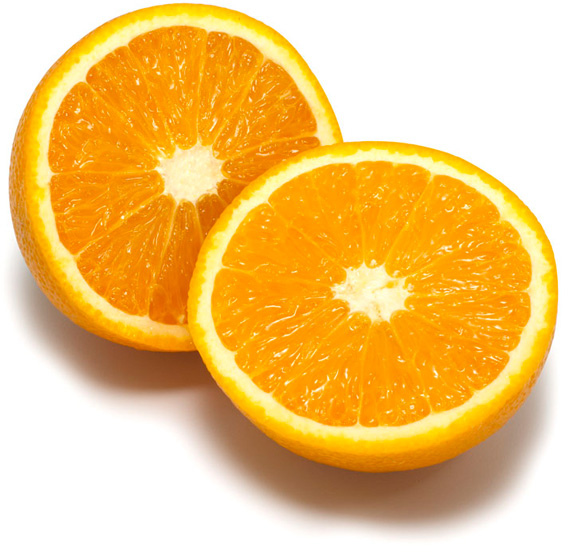
%> input picture Lab3/bildat_lab3/orange.jpg, 572 x 551 px
$ octave --eval "question1;"   (GNU Octave 9; MATLAB toolbox functions it lacks are replaced by stand-ins)
%> lines starting %> are read from the running program, lines starting %| are printed output that depends on the picture; in (x1, y1, x2, y2) boxes, pixels count from 0 and x2, y2 are one past the last pixel; in counts of white or black regions, pixels touching at a corner belong together; the program's own positions count from 1
### Lab3/functions/kmeans_segm.m
function [segmentation, centers, Lconv] = ...
         kmeans_segm(image, K, L, seed, method)
  err_limit = double(max(image, [], 'all') - min(image, [], 'all'))^2 / 256^2;
  % If L = 0, then run until converged (MSE < 1).
  % If Lconv > 0 then converged at Lconv = L.
  if nargin < 5
    method = 'k-means++';
  end
  if L == 0
    L = 100;
    until_converged = true;
  else
    until_converged = false;
  end
  if seed >= 0
    rng(seed);
  end

  Lconv = 0;
  % Check if image is already flattened.
  if ndims(image) == 2
    [height, channels] = size(image);
    width = 1;
    Ivec = image;
  else
    [height, width, channels] = size(image);
    Ivec = reshape(double(image), height * width, channels);
  end

  Avec = zeros([height * width, 1], "uint8");
  if strcmpi(method, 'forgy')
    % 'Using random points for initialization'
    % randi produces random integers [1,256] so subtract one for [0,255).
    Z = randi(height * width, K, 1);
    % Initialize centers from existing values instead of randomly
    % making them up to prevent unassigned clusters in the first round.
    centers = Ivec(Z, :);
  elseif strcmpi(method, 'k-means++')
    % 'Using K-means++ for initialization'
    % K-means++
    Z = randi(height * width, 1);
    centers = zeros(K, channels);
    centers(1, :) = Ivec(Z, :);

    for i = 2:K
      % Why does this work without sorting? Because if
      % D.^2 is a vector of squared distances, e.g.
      % [4 36 9 1 4 0 0 16 4 36] then the cumulative sum (normalized) is
      % [0.0364 0.3636 0.4455 0.4545 0.4909 0.4909 0.4909 0.6364 0.6727 1].
      % With a uniform random number generator [0,1), it is much more
      % likely to pick numbers that hit the gap between the first two values
      % than the gap between 0 and the first number. A number falling
      % between the two first numbers corresponds to index 2, which
      % corresponds to an index in Ivec that is far from the centers
      % picked so far.
      [D, ~] = pdist2(centers(1:i - 1, :), Ivec, 'euclidean', 'Smallest', 1);
      D = cumsum(D.^2);
      if D(end) == 0
        ME = MException('k_means_segm:badInitialization', ...
                        'All initial centers equal')
        throw(ME)
      end
      ix = find(rand < D/D(end), 1);
      centers(i, :) = Ivec(ix, :);
    end
  else
    ME = MException('k_means_segm:noSuchMethod', ...
                    'Method %s not recognized', method);
    throw(ME)
  end

  for l = 1:L
    [p, Avec] = pdist2(centers, Ivec, 'euclidean', 'Smallest', 1);
    mu = zeros([K, 3]);
    for k = 1:K
      avec_k = (Avec == k);
      if any(avec_k)
        mu(k, :) = mean(Ivec(avec_k, :));
      else
        mu(k, :) = centers(k, :);
      end
    end
    err = immse(centers, mu);
    centers = mu;
    if until_converged && err < err_limit
      Lconv = l;
      break;
    end
  end

  segmentation = reshape(Avec, height, width, 1);
end

### Lab3/bildat_lab3/overlay_bounds.m
function imout = overlap_bounds(im, segm)
[h,w] = size(segm);
imcut = segm(2:h-1,2:w-1);
diff = [ ones(1,w) ; ones(h-2,1), ((imcut==segm(3:h,2:w-1)) & (imcut==segm(2:h-1,3:w)) & (imcut==segm(1:h-2,2:w-1)) & (imcut==segm(2:h-1,1:w-2))), ones(h-2,1); ones(1,w) ];
mask = repmat(uint8(diff), [1,1,3]);
imout = (im .* mask);
imout(:,:,1) = imout(:,:,1) + (1 - mask(:,:,1))*255;

### Lab3/question1.m
function question1()
  K = 8;               % number of clusters used
  L = 30;              % number of iterations
  seed = 18;           % seed used for random initialization
  scale_factor = 1.0;  % image downscale factor
  image_sigma = 1.0;   % image preblurring scale

  im = imread('orange.jpg');
%> im is the input picture: size 551x572x3 uint8; mean R, G, B 242.2, 197.1, 118.9
  im = imresize(im, scale_factor);
  im_not_smoothed = im;
  d = 2 * ceil(image_sigma * 2) + 1;
  h = fspecial('gaussian', [d d], image_sigma);
  im = imfilter(im, h);
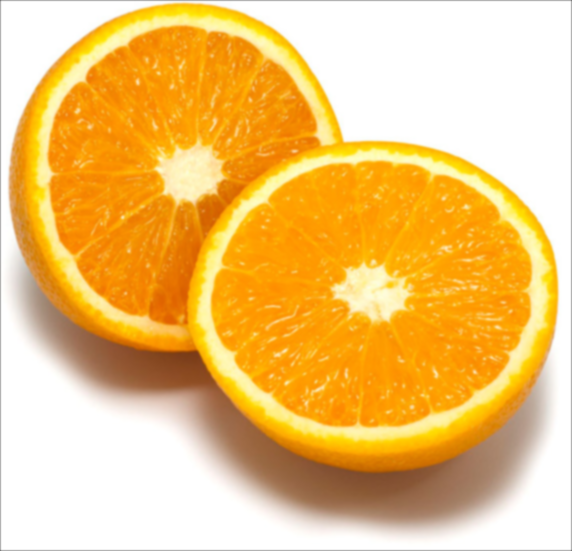
%> im: size 551x572x3 uint8; mean R, G, B 241.6, 196.4, 118.3

  %% Image.
  figure(1);
  image(im_not_smoothed);
  title('Image');

  %% Initial colors from randomly selected points (Forgy method).
  tic
  [segmentation, centers] = kmeans_segm(im, K, L, seed, 'forgy');
%> in kmeans_segm, `err_limit = double(max(image, [], 'all') - min(image, [], 'all'))^2 / ..`: err_limit = 0.992
%> in kmeans_segm, `centers = Ivec(Z, :);`: centers = [161 115 85; 252 174 22; 246 187 89; 253 144 1; 241 241 241; 254 153 1; 254 155 1; 249 147 3]
%> the loop in kmeans_segm, `for l = 1:L` made 30 passes
%> err on passes 1 to 12: 84.55, 36.57, 15.22, 7.13, 3.86, 4.14, 5.56, 3.95, 2.83, 1.8, 1.14, 0.719
%> after the loop in kmeans_segm, `for l = 1:L`: Lconv = 0; mu = [157.2 110.9 79.41; 252.1 219.1 107.8; 233.4 219.2 175.6; 246.1 144 3.6; 254 253.5 252.9; 252.6 163.3 5.04; 252.3 193.7 24.86; 218.1 121.1 9.59]
%> in kmeans_segm, `segmentation = reshape(Avec, height, width, 1);`:
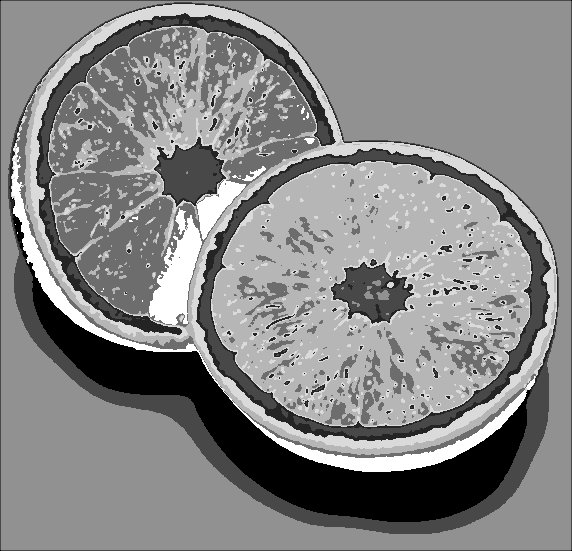
%> segmentation: size 551x572 double; min 1, max 8, mean 4.7; drawn with min black and max white
%> centers has the same summary as mu in kmeans_segm
  toc

  figure(2);
  image(segmentation)
  % Colormap must have values in [0, 1].
  colormap(centers / 255.0);
  axis off;
  colorbar;
  title(sprintf('Forgy initialization (K=%d, L=%d, seed=%d)', K, L, seed));

  figure(3);
  im_overlayed = overlay_bounds(im_not_smoothed, segmentation);
%> in overlap_bounds, `diff = [ ones(1,w) ; ones(h-2,1), ((imcut==segm(3:h,2:w-1)) & (imcut==..`:
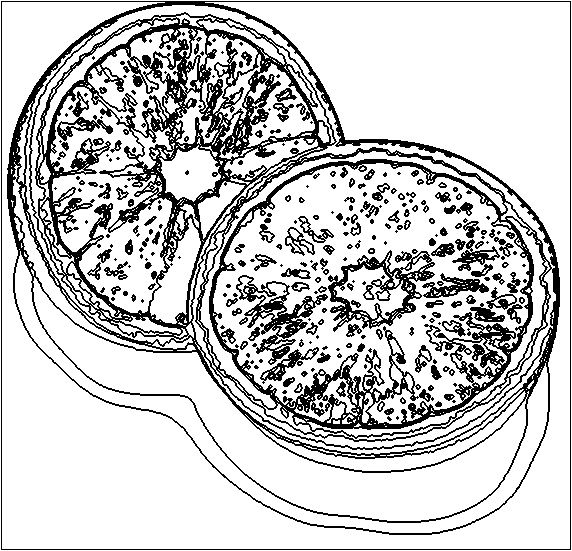
%> diff: size 551x572 double; values 0 (black) and 1 (white), 78.8% white; 287 black regions (135 under 20 px), largest, box (x1, y1, x2, y2) and area: (1, 1, 571, 550) 49535, (328, 250, 435, 332) 2676, (236, 275, 328, 365) 2164
%> in overlap_bounds, `imout(:,:,1) = imout(:,:,1) + (1 - mask(:,:,1))*255;`:
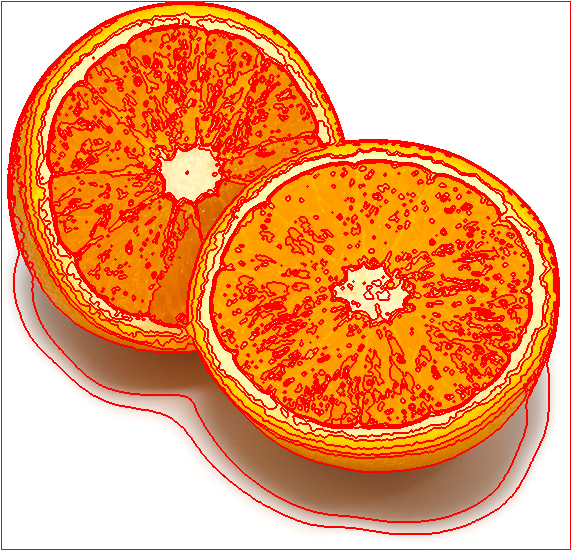
%> imout: size 551x572x3 uint8; mean R, G, B 243.9, 158.7, 106.8
  image(im_overlayed);
  axis off;
  colorbar('off');
  title(sprintf('Forgy initialization (K=%d, L=%d, seed=%d)', K, L, seed));

  %% K-means++.
  tic
  [segmentation, centers] = kmeans_segm(im, K, L, seed, 'k-means++');
%> call 2 of kmeans_segm, with K = 8, L = 30, seed = 18, method = 'k-means++'
%> after the loop in kmeans_segm (call 2), `for i = 2:K`: centers = [161 115 85; 249 153 5; 254 224 105; 255 255 255; 249 202 74; 255 246 175; 230 212 203; 226 111 2]
%> the loop in kmeans_segm (call 2), `for l = 1:L` made 30 passes
%> err on passes 1 to 12: 57.87, 13.16, 6.46, 4.97, 3.87, 2.39, 1.33, 0.729, 0.422, 0.228, 0.148, 0.0952
%> after the loop in kmeans_segm (call 2), `for l = 1:L`: mu = [151.4 101.2 67.13; 251.5 157.9 4.35; 252.3 216.1 99.79; 254 253.5 253; 252.5 191 20.85; 247.1 233.4 176.4; 188.5 164.7 148.1; 231.1 130.2 6.65]
%> in kmeans_segm (call 2), `segmentation = reshape(Avec, height, width, 1);`:
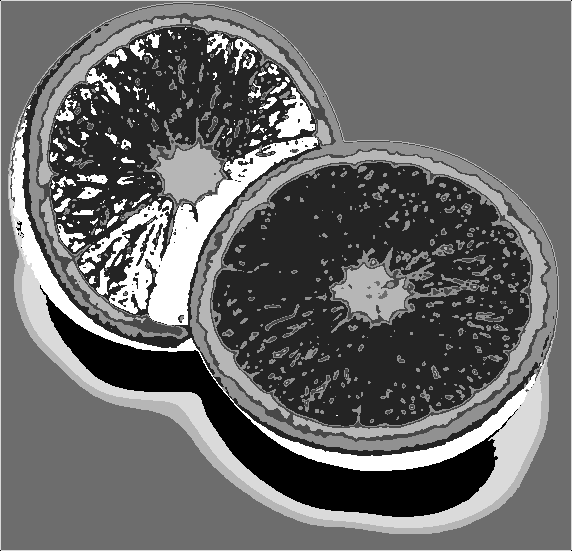
%> segmentation: size 551x572 double; min 1, max 8, mean 3.9; drawn with min black and max white
%> centers has the same summary as mu in kmeans_segm
  toc

  figure(4);
  image(segmentation)
  % Colormap must have values in [0, 1].
  colormap(centers / 255.0);
  axis off;
  colorbar;
  title(sprintf('K-means++ (K=%d, L=%d, seed=%d)', K, L, seed));

  figure(5);
  im_overlayed = overlay_bounds(im_not_smoothed, segmentation);
%> in overlap_bounds (call 2), `diff = [ ones(1,w) ; ones(h-2,1), ((imcut==segm(3:h,2:w-1)) & (imcut==..`:
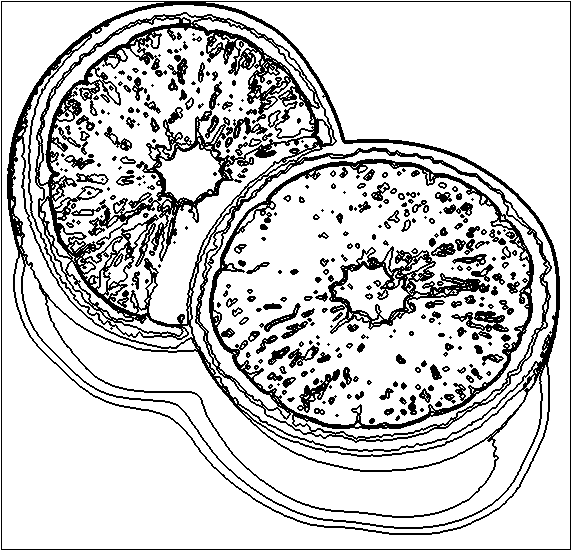
%> diff: size 551x572 double; values 0 (black) and 1 (white), 81.4% white; black in thin lines or dots
%> in overlap_bounds (call 2), `imout(:,:,1) = imout(:,:,1) + (1 - mask(:,:,1))*255;`:
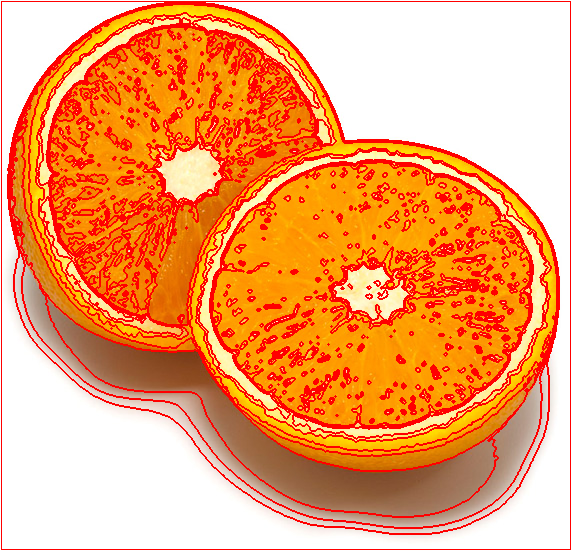
%> imout: size 551x572x3 uint8; mean R, G, B 244, 162.8, 106.8
  image(im_overlayed);
  axis off;
  colorbar('off');
  title(sprintf('K-means++ (K=%d, L=%d, seed=%d)', K, L, seed));
end
